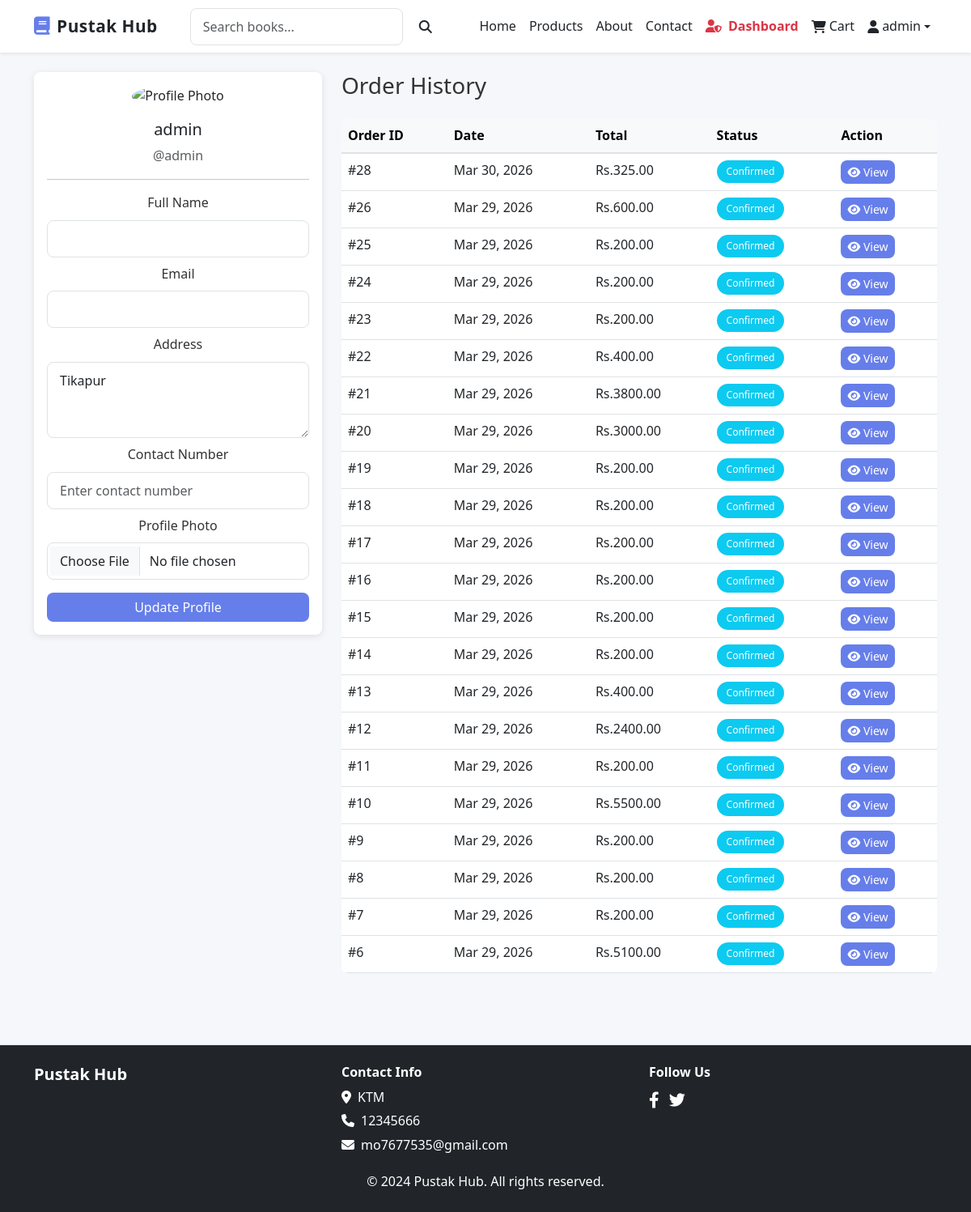
/profile/ (signed in), run on the app's committed database.
### bookstore/models.py (models this page shows, shortened)
class UserProfile(models.Model):
    user = models.OneToOneField(User, on_delete=models.CASCADE)
    contact_number = models.CharField(max_length=20, blank=True)
    address = models.TextField(blank=True)
    profile_photo = models.ImageField(upload_to='profiles/', default='profiles/default.jpg')

class Order(models.Model):
    ORDER_STATUS = [
        ('pending', 'Pending'),
        ('confirmed', 'Confirmed'),
        ('shipped', 'Shipped'),
        ('delivered', 'Delivered'),
        ('cancelled', 'Cancelled'),
    ]
    id = models.AutoField(primary_key=True)
    user = models.ForeignKey(User, on_delete=models.CASCADE, related_name='orders')
    total_price = models.DecimalField(max_digits=10, decimal_places=2)
    status = models.CharField(max_length=20, choices=ORDER_STATUS, default='pending')
    created_at = models.DateTimeField(auto_now_add=True)
    updated_at = models.DateTimeField(auto_now=True)
    class Meta:
        ordering = ['-created_at']

class SiteSettings(models.Model):
    site_name = models.CharField(max_length=255, default='Pustak Hub')
    logo = models.ImageField(upload_to='settings/', blank=True, null=True)
    email = models.EmailField(max_length=255, blank=True, null=True)
    phone = models.CharField(max_length=50, blank=True, null=True)
    address = models.TextField(blank=True, null=True)
    facebook = models.URLField(blank=True, null=True)
    twitter = models.URLField(blank=True, null=True)
    instagram = models.URLField(blank=True, null=True)
    linkedin = models.URLField(blank=True, null=True)
    footer_text = models.TextField(blank=True, null=True)
    updated_at = models.DateTimeField(auto_now=True)
    class Meta:
        verbose_name = "Site Setting"
        verbose_name_plural = "Site Settings"

### bookstore/views.py (the view)
# urls.py: path('profile/', views.profile, name='profile'),
@login_required
def profile(request):
    user = request.user
    profile, _ = UserProfile.objects.get_or_create(user=user)
    if request.method == 'POST':
        form = ProfileForm(request.POST, request.FILES, instance=profile)
        if form.is_valid():
            form.save()
            messages.success(request, 'Profile updated successfully!')
            return redirect('profile')
        else:
            messages.error(request, 'Please correct the errors below.')
    else:
        form = ProfileForm(instance=profile)
    orders = Order.objects.filter(user=user)
    context = {
        'user': user,
        'orders': orders,
        'form': form,
        'page_title': 'Profile - Pustak Hub'
    }
    return render(request, 'bookstore/profile.html', context)

### bookstore/forms.py
class ProfileForm(forms.ModelForm):
    class Meta:
        model = UserProfile
        fields = ('contact_number', 'address', 'profile_photo')
        widgets = {
            'contact_number': forms.TextInput(attrs={'class': 'form-control', 'placeholder': 'Enter contact number'}),
            'address': forms.Textarea(attrs={'class': 'form-control', 'rows': 3, 'placeholder': 'Enter address'}),
            'profile_photo': forms.FileInput(attrs={'class': 'form-control'}),
        }

### bookstore/context_processors.py (called while the page is built)
def settings_context(request):
    settings = SiteSettings.objects.first()
    return {'site_settings': settings}

### templates/bookstore/profile.html (shortened to what this page needs)
{% extends 'base.html' %}
{% block content %}
<div class="container">
    <div class="row">
        <div class="col-md-4">
            <div class="card">
                <div class="card-body text-center">
                    <div class="mb-3">
                        {% if form.profile_photo.value %}
                            <img src="{{ form.profile_photo.value.url }}" alt="Profile Photo" class="rounded-circle" width="100" height="100">
                        {% else %}
                            <i class="fas fa-user-circle" style="font-size: 100px; color: #667eea;"></i>
                        {% endif %}
                    </div>
                    <h5 class="card-title">{{ user.get_full_name|default:user.username }}</h5>
                    <p class="text-muted">@{{ user.username }}</p>
                    <hr>
                    <form method="POST" enctype="multipart/form-data">
                        <div class="mb-2">
                            <label for="id_full_name" class="form-label">Full Name</label>
                            <input type="text" class="form-control" id="id_full_name" name="full_name" value="{{ user.get_full_name }}">
                        </div>
                        <div class="mb-2">
                            <label for="id_email" class="form-label">Email</label>
                            <input type="email" class="form-control" id="id_email" name="email" value="{{ user.email }}">
                        </div>
                        <div class="mb-2">
                            <label for="id_address" class="form-label">Address</label>
                            {{ form.address }}
                        </div>
                        <div class="mb-2">
                            <label for="id_contact_number" class="form-label">Contact Number</label>
                            {{ form.contact_number }}
                        </div>
                        <div class="mb-3">
                            <label for="id_profile_photo" class="form-label">Profile Photo</label>
                            {{ form.profile_photo }}
                        </div>
                        <button type="submit" class="btn btn-primary w-100">Update Profile</button>
                    </form>
                </div>
            </div>
        </div>
        <div class="col-md-8">
            <h3 class="mb-4">Order History</h3>
            {% if orders %}
            <div class="table-responsive">
                <table class="table table-hover">
                    <thead class="table-light">
                        <tr>
                            <th>Order ID</th>
                            <th>Date</th>
                            <th>Total</th>
                            <th>Status</th>
                            <th>Action</th>
                        </tr>
                    </thead>
                    <tbody>
                        {% for order in orders %}
                        <tr>
                            <td>#{{ order.id }}</td>
                            <td>{{ order.created_at|date:"M d, Y" }}</td>
                            <td>Rs.{{ order.total_price }}</td>
                            <td>
                                <span class="badge
                                    {% if order.status == 'pending' %}bg-warning
                                    {% elif order.status == 'confirmed' %}bg-info
                                    {% elif order.status == 'shipped' %}bg-primary
                                    {% elif order.status == 'delivered' %}bg-success
                                    {% else %}bg-danger{% endif %}">
                                    {{ order.get_status_display }}
                                </span>
                            </td>
                            <td>
                                <a href="{% url 'order_detail' order.id %}" class="btn btn-sm btn-primary">
                                    <i class="fas fa-eye"></i> View
                                </a>
                            </td>
                        </tr>
                        {% endfor %}
                    </tbody>
                </table>
            </div>
            {% else %}
            <div class="alert alert-info">
                <p class="mb-0">You haven't placed any orders yet.
                    <a href="{% url 'products' %}">Start shopping now!</a>
                </p>
            </div>
            {% endif %}
        </div>
    </div>
</div>
{% endblock %}

### templates/base.html (shortened to what this page needs)
{% load static %}
<!DOCTYPE html>
<html lang="en">
<head>
    <link href="https://cdnjs.cloudflare.com/ajax/libs/bootstrap/5.3.0/css/bootstrap.min.css" rel="stylesheet">
    <link href="https://cdnjs.cloudflare.com/ajax/libs/font-awesome/6.4.0/css/all.min.css" rel="stylesheet">
    <link rel="stylesheet" href="{% static 'css/style.css' %}">
</head>
<body>
{% if user.is_authenticated or request.resolver_match.url_name not in 'login,register' %}
<nav class="navbar navbar-expand-lg navbar-light bg-white shadow-sm sticky-top">
    <div class="container">
        <a class="navbar-brand fw-bold d-flex align-items-center text-dark" href="{% url 'home' %}">
            <i class="fas fa-book me-2"></i> Pustak Hub
        </a>
        <div class="collapse navbar-collapse" id="navbarNav">
            <form class="d-flex mx-lg-4 my-2 my-lg-0" method="GET" action="{% url 'products' %}">
                <input
                    class="form-control me-2"
                    type="search"
                    name="q"
                    placeholder="Search books..."
                    value="{{ request.GET.q }}"
                >
                <button class="btn btn-outline-dark" type="submit">
                    <i class="fas fa-search"></i>
                </button>
            </form>
            <ul class="navbar-nav ms-auto align-items-lg-center">
                <li class="nav-item"><a class="nav-link text-dark" href="{% url 'home' %}">Home</a></li>
                <li class="nav-item"><a class="nav-link text-dark" href="{% url 'products' %}">Products</a></li>
                <li class="nav-item"><a class="nav-link text-dark" href="{% url 'about' %}">About</a></li>
                <li class="nav-item"><a class="nav-link text-dark" href="{% url 'contact' %}">Contact</a></li>
                {% if user.is_authenticated and user.is_superuser %}
                <li class="nav-item">
                    <a class="nav-link text-danger fw-bold" href="/admin/">
                        <i class="fas fa-user-shield me-1"></i> Dashboard
                    </a>
                </li>
                {% endif %}
                <li class="nav-item position-relative">
                    <a class="nav-link d-flex align-items-center text-dark" href="{% url 'cart' %}">
                        <i class="fas fa-shopping-cart me-1"></i> Cart
                    </a>
                </li>
                {% if user.is_authenticated %}
                    <li class="nav-item dropdown">
                        <a class="nav-link dropdown-toggle text-dark d-flex align-items-center" href="#" id="userDropdown" role="button" data-bs-toggle="dropdown">
                            <i class="fas fa-user me-1"></i> {{ user.username }}
                        </a>
                    </li>
                {% else %}
                    <li class="nav-item"><a class="nav-link text-dark" href="{% url 'login' %}">Login</a></li>
                    <li class="nav-item"><a class="nav-link text-dark" href="{% url 'register' %}">Register</a></li>
                {% endif %}
            </ul>
        </div>
    </div>
</nav>
{% endif %}
<main class="py-4">
    {% block content %}{% endblock %}
</main>
<footer class="bg-dark text-white mt-5 py-4 shadow-sm">
    <div class="container">
        <div class="row text-center text-md-start">
            <div class="col-md-4 mb-3 mb-md-0">
                <h5 class="fw-bold">Pustak Hub</h5>
                <p class="text-muted small">Your Online Book Store</p>
            </div>
            <div class="col-md-4 mb-3 mb-md-0">
                <h6 class="fw-bold">Contact Info</h6>
                {% if site_settings %}
                    {% if site_settings.address %}
                        <p class="mb-1"><i class="fas fa-map-marker-alt me-2"></i>{{ site_settings.address }}</p>
                    {% endif %}
                    {% if site_settings.phone %}
                        <p class="mb-1"><i class="fas fa-phone me-2"></i>{{ site_settings.phone }}</p>
                    {% endif %}
                    {% if site_settings.email %}
                        <p class="mb-1"><i class="fas fa-envelope me-2"></i>{{ site_settings.email }}</p>
                    {% endif %}
                {% endif %}
            </div>
            <div class="col-md-4">
                <h6 class="fw-bold">Follow Us</h6>
                {% if site_settings %}
                    {% if site_settings.facebook %}
                        <a href="{{ site_settings.facebook }}" class="me-2 text-white fs-5"><i class="fab fa-facebook-f"></i></a>
                    {% endif %}
                    {% if site_settings.twitter %}
                        <a href="{{ site_settings.twitter }}" class="me-2 text-white fs-5"><i class="fab fa-twitter"></i></a>
                    {% endif %}
                {% endif %}
            </div>
        </div>
        <div class="text-center mt-3">
            <p class="mb-0">&copy; 2024 Pustak Hub. All rights reserved.</p>
        </div>
    </div>
</footer>
</body>
</html>

### static/css/style.css (style rules this page uses)
:root { --primary-color: #667eea; --secondary-color: #764ba2; --success-color: #28a745; --danger-color: #dc3545; --warning-color: #ffc107; --info-color: #17a2b8; --light-color: #f8f9fa; --dark-color: #343a40; --border-radius: 8px; --font-family: 'Segoe UI', Tahoma, Geneva, Verdana, sans-serif; }
* { margin: 0; padding: 0; box-sizing: border-box; }
body { font-family: var(--font-family); background-color: #f5f7fa; color: #333; line-height: 1.6; }
a { color: var(--primary-color); text-decoration: none; transition: all 0.3s ease; }
.navbar { box-shadow: 0 2px 8px rgba(0, 0, 0, 0.1); padding: 0.6rem 0; }
.navbar-brand { font-size: 1.3rem !important; font-weight: 700 !important; letter-spacing: 0.5px; transition: all 0.3s ease; }
.navbar-brand i { font-size: 1.4rem; margin-right: 8px !important; color: #667eea; }
.card { border: none; border-radius: var(--border-radius); box-shadow: 0 2px 8px rgba(0, 0, 0, 0.1); transition: all 0.3s ease; }
.btn { border-radius: var(--border-radius); font-weight: 500; transition: all 0.3s ease; border: none; }
.btn-primary { background-color: var(--primary-color); color: white; }
.table { background-color: white; border-radius: var(--border-radius); overflow: hidden; }
.table thead { background-color: var(--light-color); border-bottom: 2px solid #dee2e6; }
.form-control { border-radius: var(--border-radius); border: 1px solid #dee2e6; padding: 10px 15px; transition: all 0.3s ease; }
.form-label { font-weight: 500; color: #333; margin-bottom: 8px; }
.badge { border-radius: 20px; padding: 8px 12px; font-weight: 500; }
footer { margin-top: 50px; background-color: #1a1a2e; border-top: 1px solid #dee2e6; color: white; text-align: center; padding: 20px 0; }
.text-center { text-align: center; }
.mt-5 { margin-top: 3rem !important; }
.mb-4 { margin-bottom: 1.5rem !important; }

### templates/base.html (style rules this page uses)
a { text-decoration: none; }
.navbar-brand i { font-size: 1.4rem; color: #667eea; }
.navbar { box-shadow: 0 2px 8px rgba(0,0,0,0.1); }

### data on the page
UserProfile: address "Tikapur"
Order: id "28", created_at "Mar 30, 2026", total_price "325.00", status "Confirmed"
Order: id "26", created_at "Mar 29, 2026", total_price "600.00", status "Confirmed"
Order: id "25", created_at "Mar 29, 2026", total_price "200.00", status "Confirmed"
Order: id "24", created_at "Mar 29, 2026", total_price "200.00", status "Confirmed"
Order: id "23", created_at "Mar 29, 2026", total_price "200.00", status "Confirmed"
Order: id "22", created_at "Mar 29, 2026", total_price "400.00", status "Confirmed"
Order: id "21", created_at "Mar 29, 2026", total_price "3800.00", status "Confirmed"
Order: id "20", created_at "Mar 29, 2026", total_price "3000.00", status "Confirmed"
Order: id "19", created_at "Mar 29, 2026", total_price "200.00", status "Confirmed"
Order: id "18", created_at "Mar 29, 2026", total_price "200.00", status "Confirmed"
Order: id "17", created_at "Mar 29, 2026", total_price "200.00", status "Confirmed"
Order: id "16", created_at "Mar 29, 2026", total_price "200.00", status "Confirmed"
Order: id "15", created_at "Mar 29, 2026", total_price "200.00", status "Confirmed"
Order: id "14", created_at "Mar 29, 2026", total_price "200.00", status "Confirmed"
Order: id "13", created_at "Mar 29, 2026", total_price "400.00", status "Confirmed"
Order: id "12", created_at "Mar 29, 2026", total_price "2400.00", status "Confirmed"
Order: id "11", created_at "Mar 29, 2026", total_price "200.00", status "Confirmed"
Order: id "10", created_at "Mar 29, 2026", total_price "5500.00", status "Confirmed"
Order: id "9", created_at "Mar 29, 2026", total_price "200.00", status "Confirmed"
Order: id "8", created_at "Mar 29, 2026", total_price "200.00", status "Confirmed"
Order: id "7", created_at "Mar 29, 2026", total_price "200.00", status "Confirmed"
Order: id "6", created_at "Mar 29, 2026", total_price "5100.00", status "Confirmed"
SiteSettings: address "KTM", phone "12345666", email "mo7677535@gmail.com"

### other printed values
{{ user.username }} "admin"
{{ user.get_full_name|default:user.username }} "admin"
